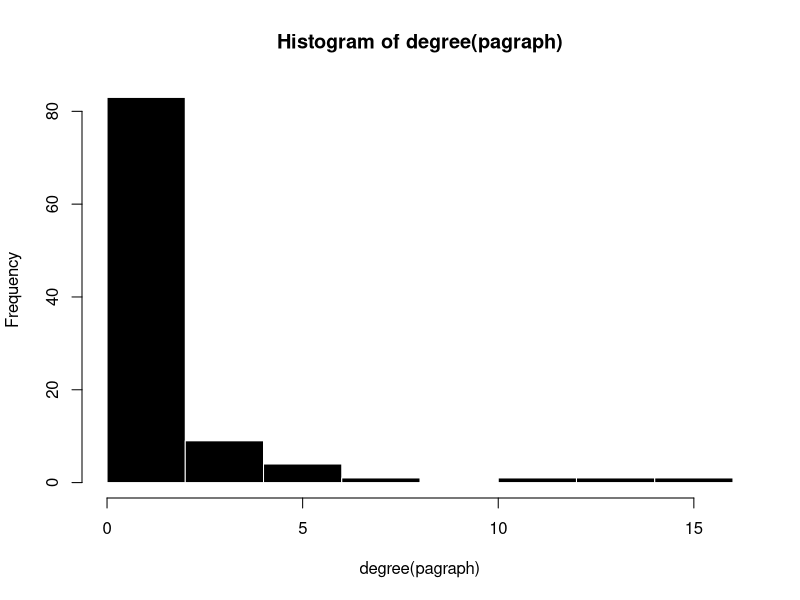
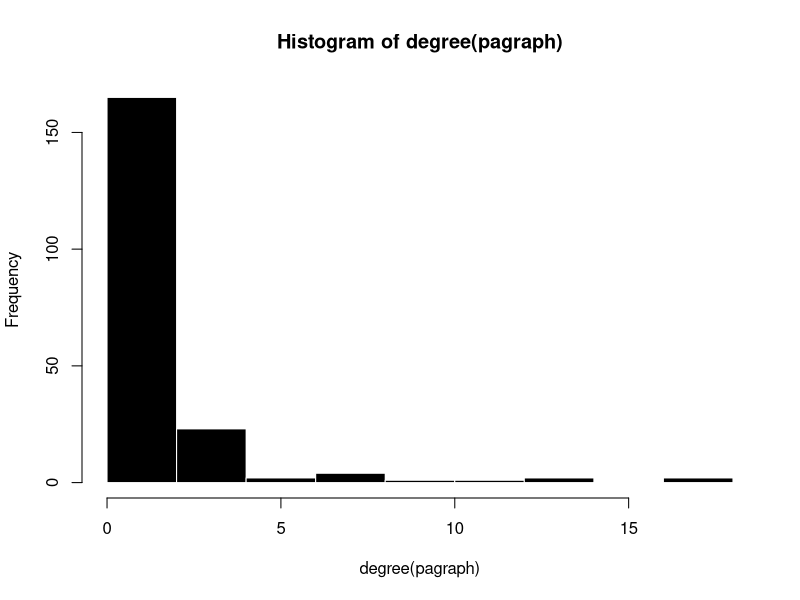
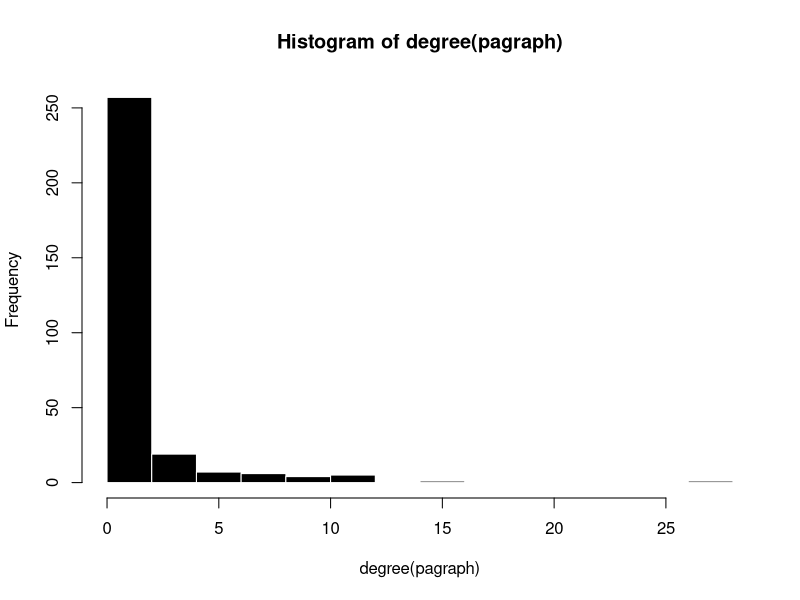
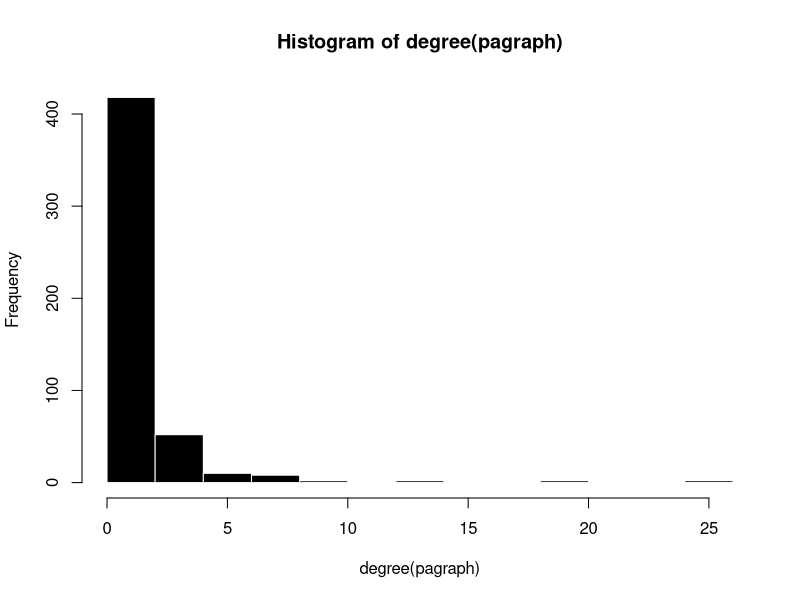
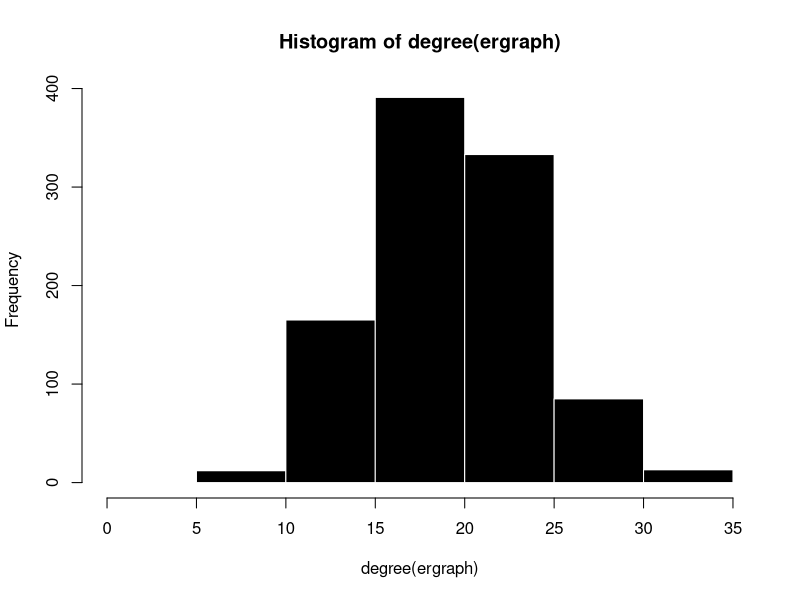
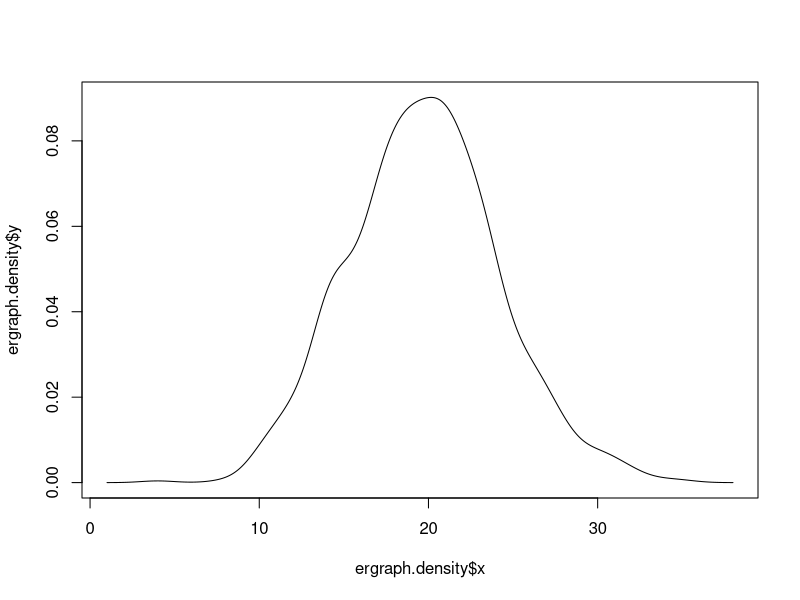
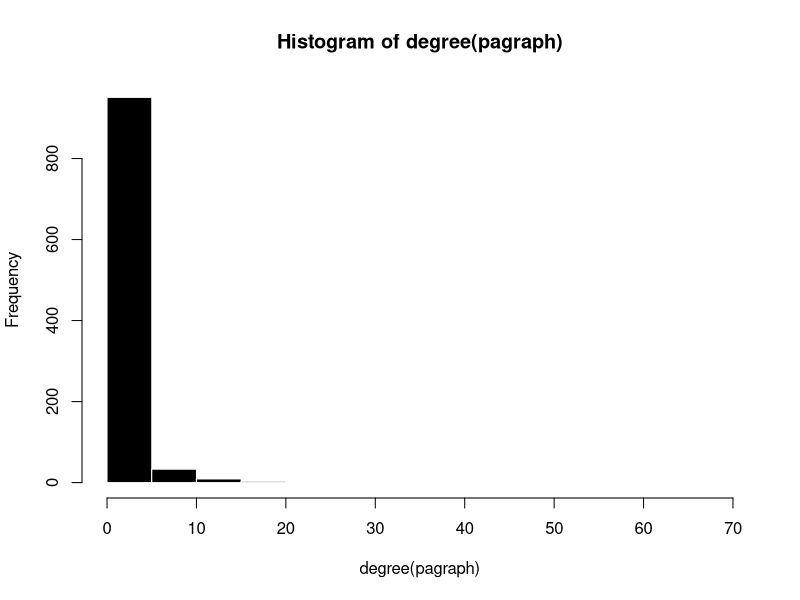
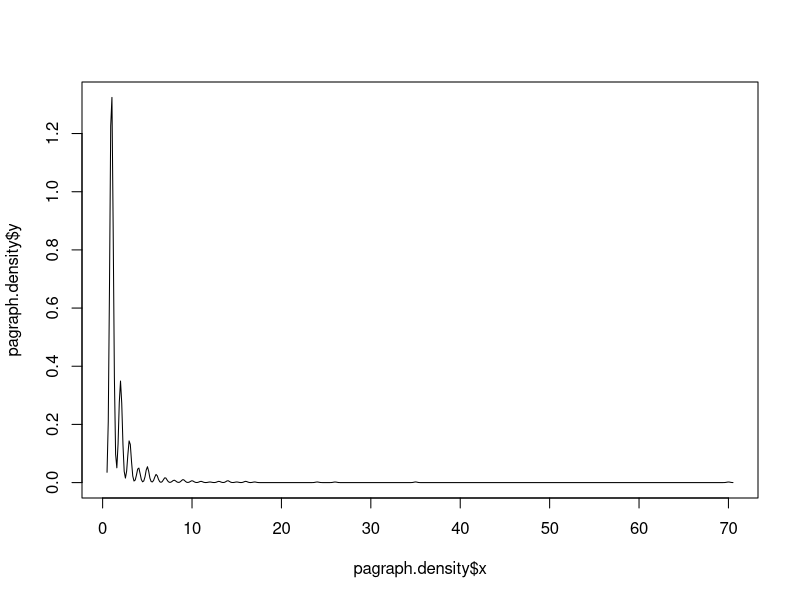

The R source for these figures, in order:
# load library
library(igraph)

# generate preferential attachment networks with different number of nodes 
# also try to vary the preferential attachment exponent 
set.seed(0306)
pagraph <- aging.prefatt.game(100, 1, 0)
hist(degree(pagraph), border= F, col = 'black')

pagraph <- aging.prefatt.game(200, 1, 0)
hist(degree(pagraph), border= F, col = 'black')

pagraph <- aging.prefatt.game(300, 1, 0)
hist(degree(pagraph), border= F, col = 'black')

pagraph <- aging.prefatt.game(500, 1, 0)
hist(degree(pagraph), border= F, col = 'black')

ergraph <- erdos.renyi.game(1000, 0.02)
hist(degree(ergraph), border = F, col = "black")
ergraph.density <- density(degree(ergraph))
plot(ergraph.density$x, ergraph.density$y, type = "l")


pagraph <- aging.prefatt.game(1000, 1, 0)
hist(degree(pagraph), border= F, col = 'black')
pagraph.density <- density(degree(pagraph))
plot(pagraph.density$x, pagraph.density$y, type = "l")


## the degree distribution is exponential distribution
pagraph <- aging.prefatt.game(200, 1, 0)
plot.igraph(pagraph, vertex.size = degree(pagraph), vertex.label = NA, edge.arrow.width = 0, layout=layout_with_dh)
groups <- cluster_edge_betweenness(pagraph)
plot.igraph(pagraph, vertex.size = degree(pagraph), mark.groups = groups, vertex.label = NA, edge.arrow.width = 0, layout=layout_with_dh)

